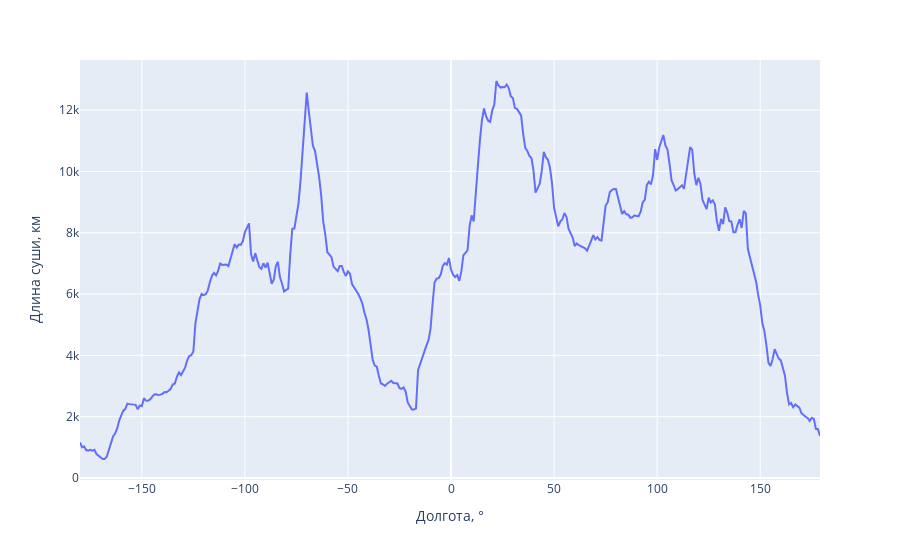

Source (notebook cell):
### Code cell
import plotly.express as px

fig = px.line(
    x=meridians,
    y=meridians_land_lengths,
    labels={
        "x": "Долгота, °",
        "y": "Длина суши, км",
    },
)
fig.show()

pio.write_image(
    fig, 
    "longitude_land_len_line.png", 
    "png", 
    scale=2.0, 
    width=1280, 
    height=480
)

### Figure 1 — Plotly figure (JSON) as saved in the notebook; plotly's stock layout.template omitted (floating-point values rounded to 4 significant figures; data arrays with more than 128 entries replaced by an {"elided": "..."} marker saying what was removed)
{"data": [{"hovertemplate": "Долгота, °=%{x}<br>Длина суши, км=%{y}<extra></extra>", "legendgroup": "", "line": {"color": "#636efa", "dash": "solid"}, "marker": {"symbol": "circle"}, "mode": "lines", "name": "", "orientation": "v", "showlegend": false, "type": "scatter", "x": {"elided": "360 int values"}, "xaxis": "x", "y": {"elided": "360 float values"}, "yaxis": "y"}], "layout": {"legend": {"tracegroupgap": 0}, "margin": {"t": 60}, "xaxis": {"anchor": "y", "domain": [0, 1], "title": {"text": "Долгота, °"}}, "yaxis": {"anchor": "x", "domain": [0, 1], "title": {"text": "Длина суши, км"}}}}
